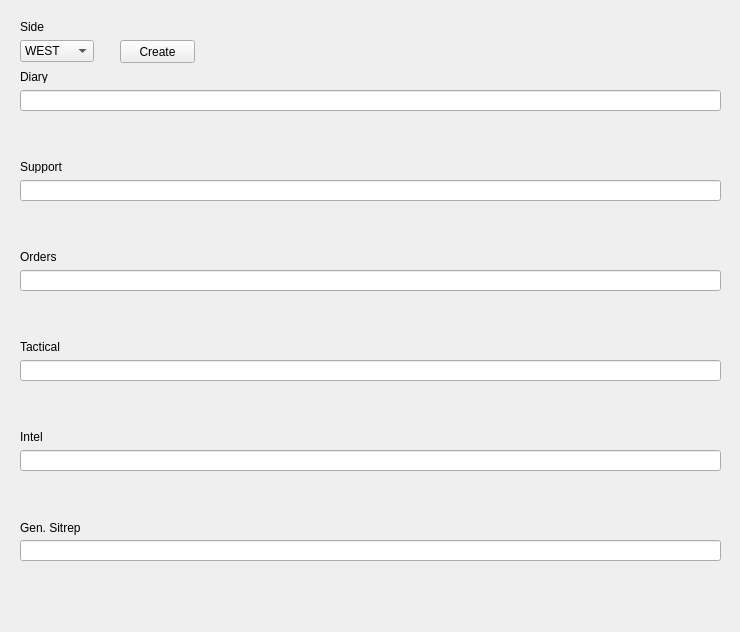
<?xml version="1.0" encoding="UTF-8"?>
<ui version="4.0">
 <class>Widget</class>
 <widget class="QWidget" name="Widget">
  <property name="geometry">
   <rect>
    <x>0</x>
    <y>0</y>
    <width>740</width>
    <height>632</height>
   </rect>
  </property>
  <property name="windowTitle">
   <string>Briefing Creator (c) PMC</string>
  </property>
  <widget class="QComboBox" name="side">
   <property name="geometry">
    <rect>
     <x>20</x>
     <y>40</y>
     <width>74</width>
     <height>22</height>
    </rect>
   </property>
   <item>
    <property name="text">
     <string>WEST</string>
    </property>
   </item>
   <item>
    <property name="text">
     <string>EAST</string>
    </property>
   </item>
   <item>
    <property name="text">
     <string>RESISTANCE</string>
    </property>
   </item>
   <item>
    <property name="text">
     <string>CIVILIAN</string>
    </property>
   </item>
  </widget>
  <widget class="QLabel" name="label">
   <property name="geometry">
    <rect>
     <x>20</x>
     <y>20</y>
     <width>46</width>
     <height>13</height>
    </rect>
   </property>
   <property name="text">
    <string>Side</string>
   </property>
  </widget>
  <widget class="QLabel" name="label_2">
   <property name="geometry">
    <rect>
     <x>20</x>
     <y>70</y>
     <width>46</width>
     <height>13</height>
    </rect>
   </property>
   <property name="text">
    <string>Diary</string>
   </property>
  </widget>
  <widget class="QLabel" name="label_3">
   <property name="geometry">
    <rect>
     <x>20</x>
     <y>160</y>
     <width>46</width>
     <height>13</height>
    </rect>
   </property>
   <property name="text">
    <string>Support</string>
   </property>
  </widget>
  <widget class="QLabel" name="label_4">
   <property name="geometry">
    <rect>
     <x>20</x>
     <y>250</y>
     <width>46</width>
     <height>13</height>
    </rect>
   </property>
   <property name="text">
    <string>Orders</string>
   </property>
  </widget>
  <widget class="QLabel" name="label_5">
   <property name="geometry">
    <rect>
     <x>20</x>
     <y>340</y>
     <width>46</width>
     <height>13</height>
    </rect>
   </property>
   <property name="text">
    <string>Tactical</string>
   </property>
  </widget>
  <widget class="QLabel" name="label_6">
   <property name="geometry">
    <rect>
     <x>20</x>
     <y>430</y>
     <width>46</width>
     <height>13</height>
    </rect>
   </property>
   <property name="text">
    <string>Intel</string>
   </property>
  </widget>
  <widget class="QLabel" name="label_7">
   <property name="geometry">
    <rect>
     <x>20</x>
     <y>520</y>
     <width>61</width>
     <height>16</height>
    </rect>
   </property>
   <property name="text">
    <string>Gen. Sitrep</string>
   </property>
  </widget>
  <widget class="QPushButton" name="pushButton">
   <property name="geometry">
    <rect>
     <x>120</x>
     <y>40</y>
     <width>75</width>
     <height>23</height>
    </rect>
   </property>
   <property name="text">
    <string>Create</string>
   </property>
  </widget>
  <widget class="QLineEdit" name="diary">
   <property name="geometry">
    <rect>
     <x>20</x>
     <y>90</y>
     <width>701</width>
     <height>21</height>
    </rect>
   </property>
  </widget>
  <widget class="QLineEdit" name="support">
   <property name="geometry">
    <rect>
     <x>20</x>
     <y>180</y>
     <width>701</width>
     <height>21</height>
    </rect>
   </property>
  </widget>
  <widget class="QLineEdit" name="orders">
   <property name="geometry">
    <rect>
     <x>20</x>
     <y>270</y>
     <width>701</width>
     <height>21</height>
    </rect>
   </property>
  </widget>
  <widget class="QLineEdit" name="tactical">
   <property name="geometry">
    <rect>
     <x>20</x>
     <y>360</y>
     <width>701</width>
     <height>21</height>
    </rect>
   </property>
  </widget>
  <widget class="QLineEdit" name="intel">
   <property name="geometry">
    <rect>
     <x>20</x>
     <y>450</y>
     <width>701</width>
     <height>21</height>
    </rect>
   </property>
  </widget>
  <widget class="QLineEdit" name="gensitrep">
   <property name="geometry">
    <rect>
     <x>20</x>
     <y>540</y>
     <width>701</width>
     <height>21</height>
    </rect>
   </property>
  </widget>
 </widget>
 <layoutdefault spacing="6" margin="11"/>
 <resources/>
 <connections/>
</ui>
